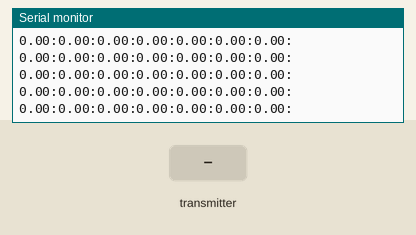
The sketch below on a simulated Arduino Uno, built with avr-gcc and run on an emulated ATmega328P. Parts: the last lines printed to the serial monitor. Inputs (shaded band) come from the test bench. No radio packets arrive unless stated.

Above: at 1.2 s.
1.3 s: the transmitter starts sending DATOS_MT.4 = 100
At 1.46 s:
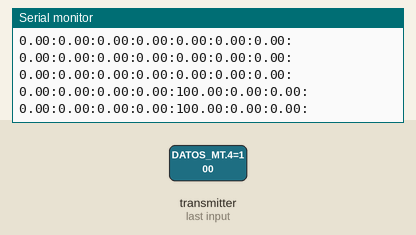
4.3 s: the transmitter starts sending DATOS_MT.0 = 25
At 4.47 s:
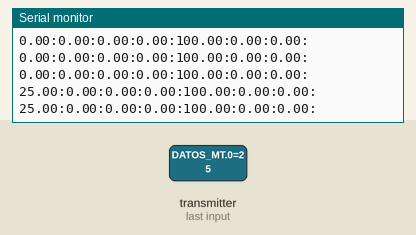
7.3 s: the transmitter starts sending DATOS_MT.1 = 25
At 7.46 s:
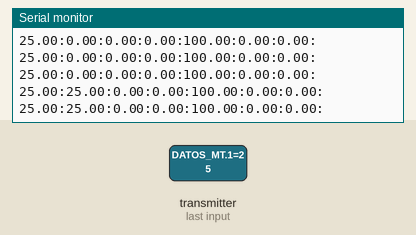
10.3 s: the transmitter starts sending DATOS_MT.2 = 25
At 10.4 s:
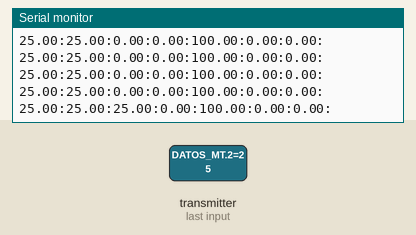
13.3 s: the transmitter starts sending DATOS_MT.0 = 0
At 13.42 s:
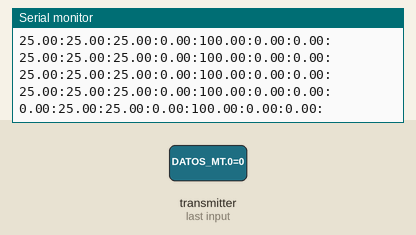
16.3 s: the transmitter starts sending DATOS_MT.3 = 100
At 16.44 s:
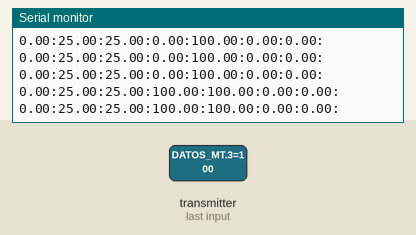

The sketch:

receptor_meteorologico.ino
```cpp
#include <SPI.h>
#include <nRF24L01.h>
#include <RF24.h>

const uint64_t pipeIn = 0xE8E8F0F0E1LL;
RF24 radio(9, 10);


float DATOS_MT[7];
void setup()
{
  Serial.begin(9600);
  radio.begin();
  radio.setAutoAck(false);
  radio.setDataRate(RF24_250KBPS);
  radio.openReadingPipe(1, pipeIn);

  radio.startListening();

}

/**************************************************/

unsigned long last_Time = 0;

void receive_the_data()
{
  while ( radio.available() ) {
    radio.read(&DATOS_MT, sizeof(DATOS_MT));
    last_Time = millis();
  }
}

/**************************************************/

void loop()
{
  receive_the_data();

  Serial.print(DATOS_MT[0]);
  Serial.print(":" );
  Serial.print(DATOS_MT[1]);
  Serial.print(":" );
  Serial.print(DATOS_MT[2]);
  Serial.print(":" );
  Serial.print(DATOS_MT[3]);
  Serial.print(":" );
  Serial.print(DATOS_MT[4]);
  Serial.print(":" );
  Serial.print(DATOS_MT[5]);
  Serial.print(":" );
  Serial.print(DATOS_MT[6]);
  Serial.println(":" );


}
```

Measured:
- after the input at 1.3 s, the serial monitor: prints a new line after 0.10 s (image 1)
- after the input at 4.3 s, the serial monitor: prints a new line after 0.10 s (image 2)
- after the input at 7.3 s, the serial monitor: prints a new line after 0.10 s (image 3)
- after the input at 10.3 s, the serial monitor: prints a new line after 0.08 s (image 4)
- after the input at 13.3 s, the serial monitor: prints a new line after 0.09 s (image 5)
- after the input at 16.3 s, the serial monitor: prints a new line after 0.08 s (image 6)
